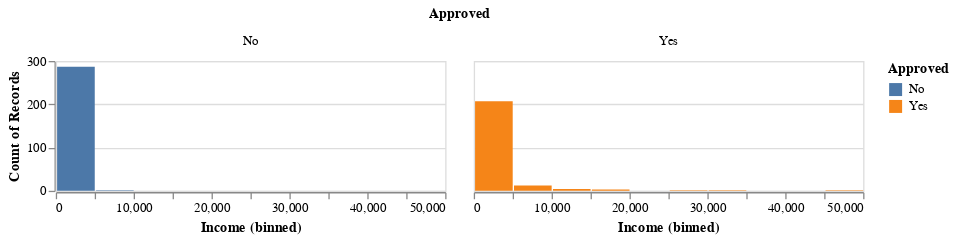

Here is the notebook cell this chart was saved with:
### Code cell
data_vis_i = alt.Chart(data_train).mark_bar().encode(
    x = alt.X('Income').scale(clamp= True).bin(maxbins=20),
    y = alt.Y('count()'),
    color = alt.Color('Approved')
).properties(
    height=100
).facet(
    "Approved:N",)
data_vis_i

### Figure 1 — Vega-Lite specification as saved in the notebook (floating-point values rounded to 4 significant figures; data arrays with more than 128 entries replaced by an {"elided": "..."} marker saying what was removed)
{"config": {"view": {"continuousWidth": 300, "continuousHeight": 300}}, "data": {"name": "data-9b2ed57830432ad344c2b937c9697da2"}, "facet": {"field": "Approved", "type": "nominal"}, "spec": {"mark": {"type": "bar"}, "encoding": {"color": {"field": "Approved", "type": "nominal"}, "x": {"bin": {"maxbins": 20}, "field": "Income", "scale": {"clamp": true}, "type": "quantitative"}, "y": {"aggregate": "count", "type": "quantitative"}}, "height": 100}, "$schema": "https://vega.github.io/schema/vega-lite/v5.16.3.json", "datasets": {"data-9b2ed57830432ad344c2b937c9697da2": {"elided": "517 records"}}}
